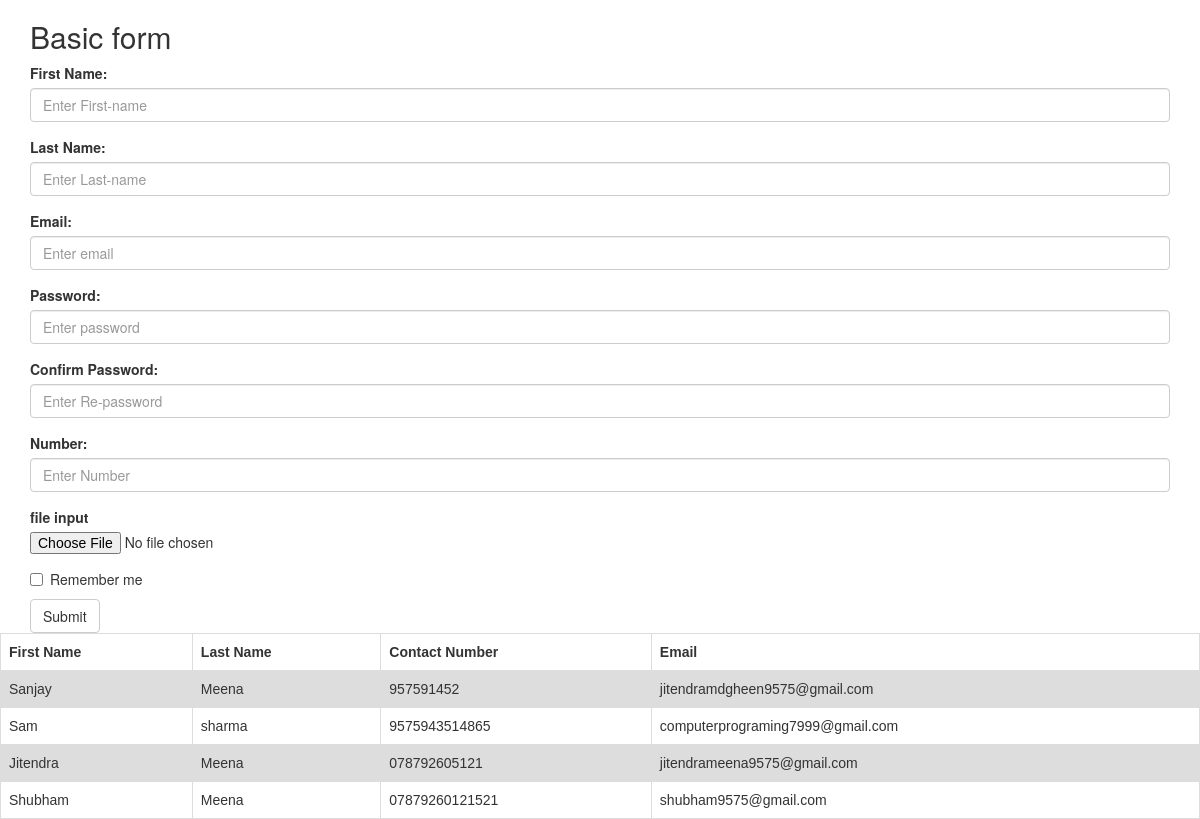
Screenshot of /user_data with the database file from the repository.
### users/models.py (models this page shows, shortened)
class User(AbstractUser):
    username = None
    email = models.EmailField(('email address'), unique=True)
    phone_regex = RegexValidator(regex=r'^\+?1?\d{9,17}$', message="Phone number must be entered in the format: '+999999999'. Up to 15 digits allowed.")
    phone = models.CharField(validators=[phone_regex], max_length=17, blank=True, unique = True)
    USERNAME_FIELD = 'email'
    REQUIRED_FIELDS = ['phone']
    profile_pic = models.ImageField(upload_to='media', blank=True, null=False)
    objects = CustomUserManager()

### core/views.py (the view, shortened to what this page needs)
# urls.py: path('user_data',user_data,name='user_data'),
def user_data(request):
    user_obj =  User.objects.filter(is_active = True, is_superuser =False)
    return render(request,'user_form.html',{'user_obj':user_obj})

### core/templates/user_form.html (shortened to what this page needs)
<!DOCTYPE html>
<html lang="en">
<head>
  <link rel="stylesheet" href="https://maxcdn.bootstrapcdn.com/bootstrap/3.4.1/css/bootstrap.min.css">
</head>
<body>
<div class="container">
  <h2>Basic form</h2>
  <form  method ='POST' action="{% url 'user_data' %}">
    <div class="form-group">
        <label for="email">First Name:</label>
        <input type="text" class="form-control" id="first" placeholder="Enter First-name" name="first_name">
      </div>
    <div class="form-group">
        <label for="email">Last Name:</label>
        <input type="text" class="form-control" id="last" placeholder="Enter Last-name" name="last_name">
      </div>
    <div class="form-group">
      <label for="email">Email:</label>
      <input type="email" class="form-control" id="email" placeholder="Enter email" name="email">
    </div>
    <div class="form-group">
      <label for="pwd">Password:</label>
      <input type="password" class="form-control" id="pwd" placeholder="Enter password" name="password">
    </div>
    <div class="form-group">
        <label for="pwd">Confirm Password:</label>
        <input type="password" class="form-control" id="pwd" placeholder="Enter Re-password" name="confirm_password">
      </div>
    <div class="form-group">
        <label for="pwd">Number:</label>
        <input type="phone" class="form-control" id="number" placeholder="Enter Number" name="phone">
      </div>
      <div class="form-group">
        <label for="exampleFormControlFile1"> file input</label>
        <input type="file"  class="form-control-file" id="exampleFormControlFile1" name="image">
      </div>
    <div class="checkbox">
      <label><input type="checkbox" name="remember"> Remember me</label>
    </div>
    <button type="submit" class="btn btn-default">Submit</button>
  </form>
</div>
<table>
  <tr>
    <th>First Name</th>
    <th>Last Name</th>
    <th>Contact Number</th>
    <th>Email</th>
  </tr>
  <tr>
    {% for i in user_obj %}
    <td>{{i.first_name}}</td>
    <td>{{i.last_name}}</td>
    <td>{{i.phone}}</td>
    <td>{{i.email}}</td>
  </tr>
  {% endfor %}
</table>
</body>
</html>

### core/templates/user_form.html (style rules this page uses)
table { font-family: arial, sans-serif; border-collapse: collapse; width: 100%; }
td, th { border: 1px solid #dddddd; text-align: left; padding: 8px; }
tr:nth-child(even) { background-color: #dddddd; }

### rows the page displays
User: first_name "Sanjay", last_name "Meena", phone "957591452", email "jitendramdgheen9575@gmail.com"
User: first_name "Sam", last_name "sharma", phone "9575943514865", email "computerprograming7999@gmail.com"
User: first_name "Jitendra", last_name "Meena", phone "078792605121", email "jitendrameena9575@gmail.com"
User: first_name "Shubham", last_name "Meena", phone "07879260121521", email "shubham9575@gmail.com"
